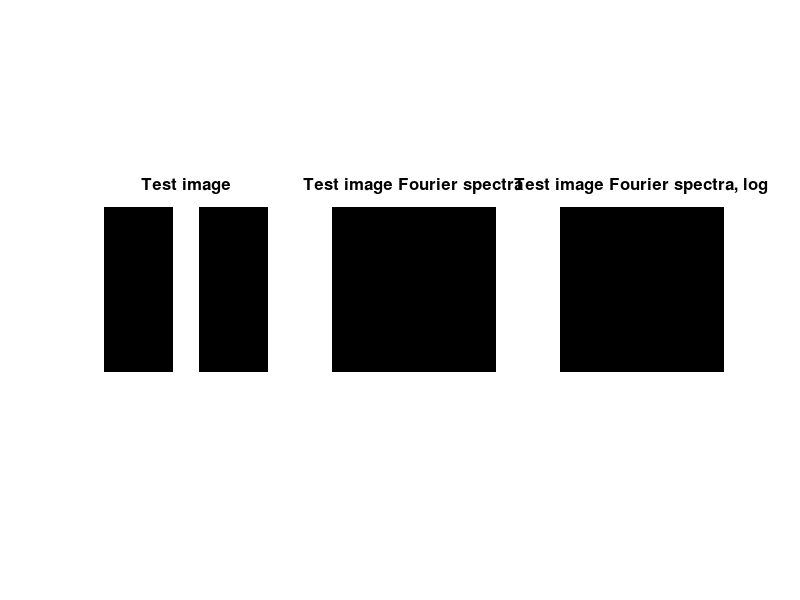
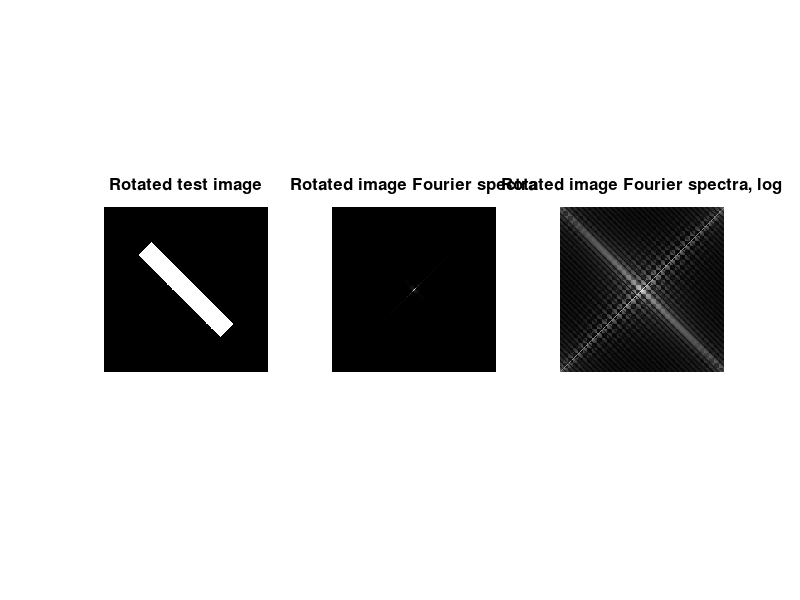

Here is the MATLAB script that generated these plots, in order: (Note: this script raises an error after producing the figures.)
clear all; close all; clc;
fontSize = 12;

% Generate test image
f = zeros(256, 256);
f(:,108:148) = 1;

% Generate the Fourier spectra of the test image
X = fft2(f);
X_shift = fftshift(X);
X_log = log(1+abs(X_shift));

% Plot images
figure;
set(gcf, 'Position', get(0,'Screensize'));
subplot(1, 3, 1);
imshow(f); 
title('Test image', 'FontSize', fontSize);
subplot(1, 3, 2);
imshow(abs(X_shift), []); 
title('Test image Fourier spectra', 'FontSize', fontSize);
subplot(1, 3, 3);
imshow(abs(X_log), []);
title('Test image Fourier spectra, log', 'FontSize', fontSize);

% Rotate the image and plot the Fourier spectra
f_rotate = imrotate(f, 45); 
Y = fft2(f_rotate);
Y_shift = fftshift(Y);
Y_log = log(1+abs(Y_shift));

% Plot rotated images
figure;
set(gcf, 'Position', get(0,'Screensize'));
subplot(1, 3, 1);
imshow(f_rotate); 
title('Rotated test image', 'FontSize', fontSize);
subplot(1, 3, 2);
imshow(abs(Y_shift), []);
title('Rotated image Fourier spectra', 'FontSize', fontSize);
subplot(1, 3, 3);
imshow(abs(Y_log), []);
title('Rotated image Fourier spectra, log', 'FontSize', fontSize);

% Amplitude and phase analysis
lena = imread('lena.tiff');
lena_gray = convert2grayscale(lena);
lena_fft = fft2(lena_gray);
lena_amplitude = abs(lena_fft);
lena_phase = lena_fft./lena_amplitude;
lena_amplitude_inv = log(ifft2(lena_amplitude));
lena_phase_inv = ifft2(lena_phase);

% Plot images
figure;
set(gcf, 'Position', get(0,'Screensize'));
subplot(1, 3, 1);
imshow(lena_gray); 
title('Original gray image', 'FontSize', fontSize);
subplot(1, 3, 2);
imshow(lena_amplitude_inv, []);
title('Inverse Fourier transform of amplitude', 'FontSize', fontSize);
subplot(1, 3, 3);
imshow(lena_phase_inv, []);
title('Inverse Fourier transform of phase', 'FontSize', fontSize);
